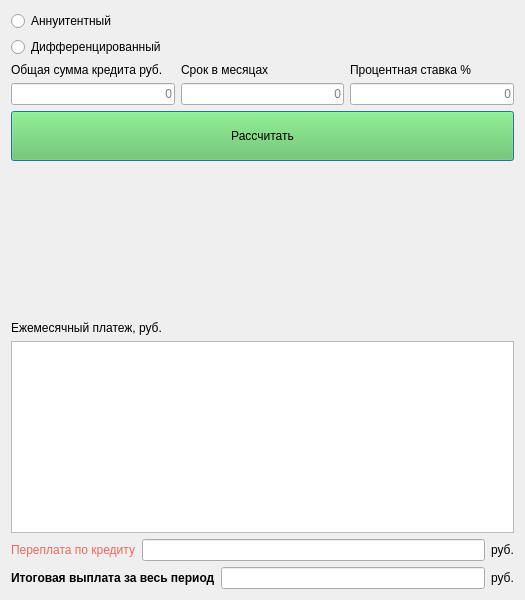
<?xml version="1.0" encoding="UTF-8"?>
<ui version="4.0">
 <class>SecondWindow</class>
 <widget class="QDialog" name="SecondWindow">
  <property name="geometry">
   <rect>
    <x>0</x>
    <y>0</y>
    <width>525</width>
    <height>600</height>
   </rect>
  </property>
  <property name="windowTitle">
   <string>Dialog</string>
  </property>
  <layout class="QVBoxLayout" name="verticalLayout_7">
   <item>
    <layout class="QVBoxLayout" name="verticalLayout_6">
     <item>
      <widget class="QRadioButton" name="annuit">
       <property name="text">
        <string>Аннуитентный</string>
       </property>
      </widget>
     </item>
     <item>
      <widget class="QRadioButton" name="diff">
       <property name="text">
        <string>Дифференцированный</string>
       </property>
      </widget>
     </item>
    </layout>
   </item>
   <item>
    <layout class="QGridLayout" name="gridLayout">
     <item row="0" column="0">
      <layout class="QVBoxLayout" name="verticalLayout_4">
       <item>
        <widget class="QLabel" name="label_sum">
         <property name="text">
          <string>Общая сумма кредита руб.</string>
         </property>
        </widget>
       </item>
       <item>
        <widget class="QLineEdit" name="lineEdit_sum_credit">
         <property name="alignment">
          <set>Qt::AlignRight|Qt::AlignTrailing|Qt::AlignVCenter</set>
         </property>
         <property name="placeholderText">
          <string>0</string>
         </property>
        </widget>
       </item>
      </layout>
     </item>
     <item row="0" column="1">
      <layout class="QVBoxLayout" name="verticalLayout_2">
       <item>
        <layout class="QHBoxLayout" name="horizontalLayout">
         <item>
          <widget class="QLabel" name="label_limit">
           <property name="text">
            <string>Срок в месяцах</string>
           </property>
          </widget>
         </item>
        </layout>
       </item>
       <item>
        <widget class="QLineEdit" name="lineEdit_limit">
         <property name="cursorPosition">
          <number>0</number>
         </property>
         <property name="alignment">
          <set>Qt::AlignRight|Qt::AlignTrailing|Qt::AlignVCenter</set>
         </property>
         <property name="placeholderText">
          <string>0</string>
         </property>
        </widget>
       </item>
      </layout>
     </item>
     <item row="0" column="2">
      <layout class="QVBoxLayout" name="verticalLayout">
       <item>
        <widget class="QLabel" name="label_percent">
         <property name="enabled">
          <bool>true</bool>
         </property>
         <property name="text">
          <string>Процентная ставка %</string>
         </property>
        </widget>
       </item>
       <item>
        <widget class="QLineEdit" name="lineEdit_percent">
         <property name="alignment">
          <set>Qt::AlignRight|Qt::AlignTrailing|Qt::AlignVCenter</set>
         </property>
         <property name="placeholderText">
          <string>0</string>
         </property>
         <property name="cursorMoveStyle">
          <enum>Qt::LogicalMoveStyle</enum>
         </property>
        </widget>
       </item>
      </layout>
     </item>
    </layout>
   </item>
   <item>
    <layout class="QVBoxLayout" name="verticalLayout_5">
     <item>
      <widget class="QPushButton" name="calculate">
       <property name="minimumSize">
        <size>
         <width>150</width>
         <height>50</height>
        </size>
       </property>
       <property name="styleSheet">
        <string notr="true">background-color: rgb(97, 197, 83);</string>
       </property>
       <property name="text">
        <string>Рассчитать</string>
       </property>
       <property name="checkable">
        <bool>false</bool>
       </property>
       <property name="checked">
        <bool>false</bool>
       </property>
      </widget>
     </item>
     <item>
      <spacer name="verticalSpacer">
       <property name="orientation">
        <enum>Qt::Vertical</enum>
       </property>
       <property name="sizeHint" stdset="0">
        <size>
         <width>20</width>
         <height>40</height>
        </size>
       </property>
      </spacer>
     </item>
     <item>
      <layout class="QVBoxLayout" name="verticalLayout_3">
       <item>
        <widget class="QLabel" name="label_pay">
         <property name="text">
          <string>Ежемесячный платеж, руб.</string>
         </property>
        </widget>
       </item>
       <item>
        <widget class="QListWidget" name="listWidget_pay">
         <property name="styleSheet">
          <string notr="true">font: 18pt &quot;.AppleSystemUIFont&quot;;
font: italic 14pt &quot;Helvetica&quot;;</string>
         </property>
        </widget>
       </item>
      </layout>
     </item>
    </layout>
   </item>
   <item>
    <layout class="QHBoxLayout" name="horizontalLayout_3">
     <item>
      <widget class="QLabel" name="label_overpayment">
       <property name="enabled">
        <bool>true</bool>
       </property>
       <property name="styleSheet">
        <string notr="true">color: rgb(236, 105, 94);</string>
       </property>
       <property name="text">
        <string>Переплата по кредиту</string>
       </property>
      </widget>
     </item>
     <item>
      <widget class="QLineEdit" name="lineEdit_overpayment">
       <property name="readOnly">
        <bool>true</bool>
       </property>
      </widget>
     </item>
     <item>
      <widget class="QLabel" name="label_rub">
       <property name="enabled">
        <bool>true</bool>
       </property>
       <property name="text">
        <string>руб.</string>
       </property>
      </widget>
     </item>
    </layout>
   </item>
   <item>
    <layout class="QHBoxLayout" name="horizontalLayout_2">
     <item>
      <widget class="QLabel" name="label_total_sum">
       <property name="enabled">
        <bool>true</bool>
       </property>
       <property name="font">
        <font>
         <bold>true</bold>
        </font>
       </property>
       <property name="text">
        <string>Итоговая выплата за весь период</string>
       </property>
      </widget>
     </item>
     <item>
      <widget class="QLineEdit" name="lineEdit_total_sum">
       <property name="readOnly">
        <bool>true</bool>
       </property>
      </widget>
     </item>
     <item>
      <widget class="QLabel" name="label_rub_2">
       <property name="enabled">
        <bool>true</bool>
       </property>
       <property name="text">
        <string>руб.</string>
       </property>
      </widget>
     </item>
    </layout>
   </item>
  </layout>
 </widget>
 <resources/>
 <connections/>
</ui>
